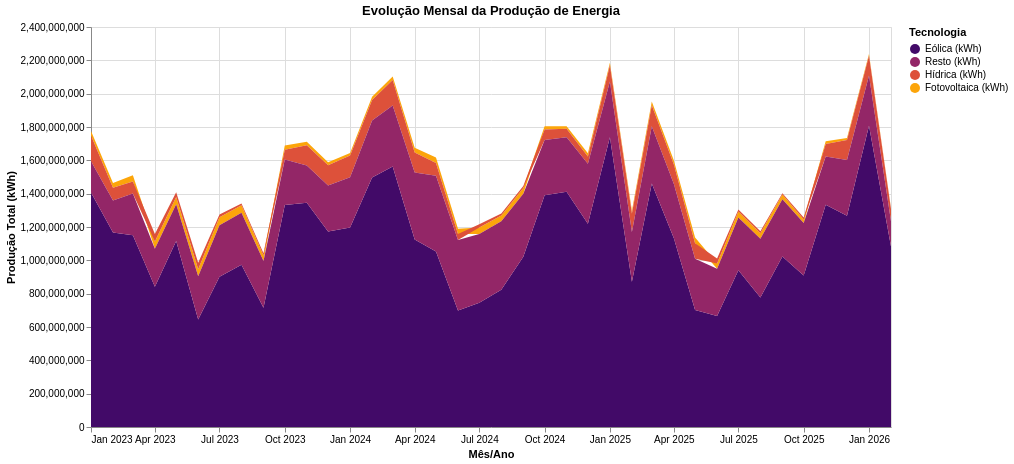

The notebook cell saved with this chart:
### Code cell
tecnologias = ['Eólica (kWh)', 'Fotovoltaica (kWh)', 'Hídrica (kWh)', 'Resto (kWh)']

# 2. "Derreter" o DataFrame
df_long = df_hora.melt(
    id_vars=['Data/Hora'], 
    value_vars=tecnologias,
    var_name='Tecnologia', 
    value_name='kWh'
)

# 3. Criar o gráfico
chart = alt.Chart(df_long).mark_area().encode(
    alt.X('yearmonth(Data/Hora):T').axis(format='%b %Y', title='Mês/Ano'),
    alt.Y('sum(kWh):Q').title('Produção Total (kWh)'),
    
    # Adicionamos o 'sort' aqui para ordenar pela soma de kWh
    alt.Color('Tecnologia:N').scale(scheme='inferno').sort(
        alt.EncodingSortField(field='kWh', op='sum', order='descending')
    ),
    
    alt.Order('sum(kWh):Q', sort='descending'),
    
    tooltip=['yearmonth(Data/Hora)', 'Tecnologia', 'sum(kWh)']
).properties(
    width=800,
    height=400,
    title='Evolução Mensal da Produção de Energia'
).interactive()

chart.show()

### Figure 1 — Vega specification as saved in the notebook (floating-point values rounded to 4 significant figures; data arrays with more than 128 entries replaced by an {"elided": "..."} marker saying what was removed)
{"$schema": "https://vega.github.io/schema/vega/v6.json", "data": [{"name": "param_1e9efca18e7a2868_store"}, {"name": "source_0"}, {"name": "data_0", "values": {"elided": "152 records"}, "transform": [{"type": "formula", "expr": "toDate(datum['yearmonth_Data/Hora'])", "as": "yearmonth_Data/Hora"}]}, {"name": "source_0_color_domain_Tecnologia", "values": [{"Tecnologia": "Eólica (kWh)", "sort_field": 42230000000.0}, {"Tecnologia": "Fotovoltaica (kWh)", "sort_field": 1034000000.0}, {"Tecnologia": "Hídrica (kWh)", "sort_field": 2595000000.0}, {"Tecnologia": "Resto (kWh)", "sort_field": 11820000000.0}]}], "signals": [{"name": "unit", "value": {}, "on": [{"events": "pointermove", "update": "isTuple(group()) ? group() : unit"}]}, {"name": "param_1e9efca18e7a2868", "update": "vlSelectionResolve(\"param_1e9efca18e7a2868_store\", \"union\")"}, {"name": "param_1e9efca18e7a2868_yearmonth_Data_Hora", "on": [{"events": [{"source": "view", "type": "dblclick"}], "update": "null"}, {"events": {"signal": "param_1e9efca18e7a2868_translate_delta"}, "update": "panLinear(param_1e9efca18e7a2868_translate_anchor.extent_x, -param_1e9efca18e7a2868_translate_delta.x / width)"}, {"events": {"signal": "param_1e9efca18e7a2868_zoom_delta"}, "update": "zoomLinear(domain(\"x\"), param_1e9efca18e7a2868_zoom_anchor.x, param_1e9efca18e7a2868_zoom_delta)"}]}, {"name": "param_1e9efca18e7a2868_tuple", "on": [{"events": [{"signal": "param_1e9efca18e7a2868_yearmonth_Data_Hora"}], "update": "param_1e9efca18e7a2868_yearmonth_Data_Hora ? {unit: \"\", fields: param_1e9efca18e7a2868_tuple_fields, values: [param_1e9efca18e7a2868_yearmonth_Data_Hora]} : null"}]}, {"name": "param_1e9efca18e7a2868_tuple_fields", "value": [{"field": "yearmonth_Data/Hora", "channel": "x", "type": "R"}]}, {"name": "param_1e9efca18e7a2868_translate_anchor", "value": {}, "on": [{"events": [{"source": "scope", "type": "pointerdown"}], "update": "{x: x(unit), y: y(unit), extent_x: domain(\"x\")}"}]}, {"name": "param_1e9efca18e7a2868_translate_delta", "value": {}, "on": [{"events": [{"source": "window", "between": [{"source": "scope", "type": "pointerdown"}, {"source": "window", "type": "pointerup"}], "type": "pointermove", "consume": true}], "update": "{x: param_1e9efca18e7a2868_translate_anchor.x - x(unit), y: param_1e9efca18e7a2868_translate_anchor.y - y(unit)}"}]}, {"name": "param_1e9efca18e7a2868_zoom_anchor", "on": [{"events": [{"source": "scope", "consume": true, "type": "wheel"}], "update": "{x: invert(\"x\", x(unit)), y: invert(\"y\", y(unit))}"}]}, {"name": "param_1e9efca18e7a2868_zoom_delta", "on": [{"events": [{"source": "scope", "consume": true, "type": "wheel"}], "update": "pow(1.001, event.deltaY * pow(16, event.deltaMode))", "force": true}]}, {"name": "param_1e9efca18e7a2868_modify", "on": [{"events": {"signal": "param_1e9efca18e7a2868_tuple"}, "update": "modify(\"param_1e9efca18e7a2868_store\", param_1e9efca18e7a2868_tuple, true)"}]}], "marks": [{"type": "group", "name": "pathgroup", "from": {"facet": {"data": "data_0", "name": "faceted_path_main", "groupby": ["Tecnologia"]}}, "encode": {"update": {"width": {"field": {"signal": null, "datum": null, "group": "width", "parent": null}}, "height": {"field": {"signal": null, "datum": null, "group": "height", "parent": null}}}}, "marks": [{"type": "area", "name": "marks", "from": {"data": "faceted_path_main"}, "sort": {"field": "x"}, "encode": {"update": {"orient": {"value": "vertical"}, "x": {"field": "yearmonth_Data/Hora", "scale": "x"}, "y2": {"field": "sum_kWh_start", "scale": "y"}, "defined": {"signal": "isValid(datum[\"yearmonth_Data/Hora\"]) && isFinite(+datum[\"yearmonth_Data/Hora\"]) && isValid(datum[\"sum_kWh\"]) && isFinite(+datum[\"sum_kWh\"])"}, "fill": {"field": "Tecnologia", "scale": "color"}, "y": {"field": "sum_kWh_end", "scale": "y"}, "tooltip": {"signal": "{\"Data/Hora (year-month)\": timeFormat(datum[\"yearmonth_Data/Hora\"], timeUnitSpecifier([\"year\",\"month\"], {\"year-month\":\"%b %Y \",\"year-month-date\":\"%b %d, %Y \"})), \"Tecnologia\": isValid(datum[\"Tecnologia\"]) ? isArray(datum[\"Tecnologia\"]) ? join(datum[\"Tecnologia\"], '\\n') : datum[\"Tecnologia\"] : \"\"+datum[\"Tecnologia\"], \"Sum of kWh\": format(datum[\"sum_kWh\"], \"\")}"}}}, "interactive": true, "clip": true, "style": ["area"]}]}], "scales": [{"name": "x", "type": "time", "domain": {"data": "data_0", "field": "yearmonth_Data/Hora"}, "range": [0, {"signal": "width"}], "domainRaw": {"signal": "param_1e9efca18e7a2868[\"yearmonth_Data/Hora\"]"}}, {"name": "y", "type": "linear", "domain": {"data": "data_0", "fields": ["sum_kWh_start", "sum_kWh_end"]}, "range": [{"signal": "height"}, 0], "zero": true, "nice": true}, {"name": "color", "type": "ordinal", "domain": {"data": "source_0_color_domain_Tecnologia", "field": "Tecnologia", "sort": {"op": "max", "field": "sort_field", "order": "descending"}}, "range": {"scheme": "inferno"}}], "axes": [{"scale": "x", "orient": "bottom", "grid": true, "tickCount": {"signal": "ceil(width/40)"}, "domain": false, "labels": false, "aria": false, "maxExtent": 0, "tickMinStep": {"signal": "datetime(2001, 1, 1, 0, 0, 0, 0) - datetime(2001, 0, 1, 0, 0, 0, 0)"}, "ticks": false, "zindex": 0, "gridScale": "y", "minExtent": 0}, {"scale": "y", "ticks": false, "aria": false, "gridScale": "x", "labels": false, "domain": false, "orient": "left", "grid": true, "maxExtent": 0, "minExtent": 0, "tickCount": {"signal": "ceil(height/40)"}, "zindex": 0}, {"scale": "x", "tickMinStep": {"signal": "datetime(2001, 1, 1, 0, 0, 0, 0) - datetime(2001, 0, 1, 0, 0, 0, 0)"}, "labelOverlap": true, "zindex": 0, "orient": "bottom", "format": "%b %Y", "grid": false, "labelFlush": true, "tickCount": {"signal": "ceil(width/40)"}, "title": "Mês/Ano"}, {"scale": "y", "zindex": 0, "grid": false, "orient": "left", "tickCount": {"signal": "ceil(height/40)"}, "labelOverlap": true, "title": "Produção Total (kWh)"}], "title": {"text": "Evolução Mensal da Produção de Energia", "frame": "group"}, "padding": 5, "legends": [{"fill": "color", "symbolType": "circle", "title": "Tecnologia"}], "height": 400, "background": "white", "width": 800, "style": "cell"}
